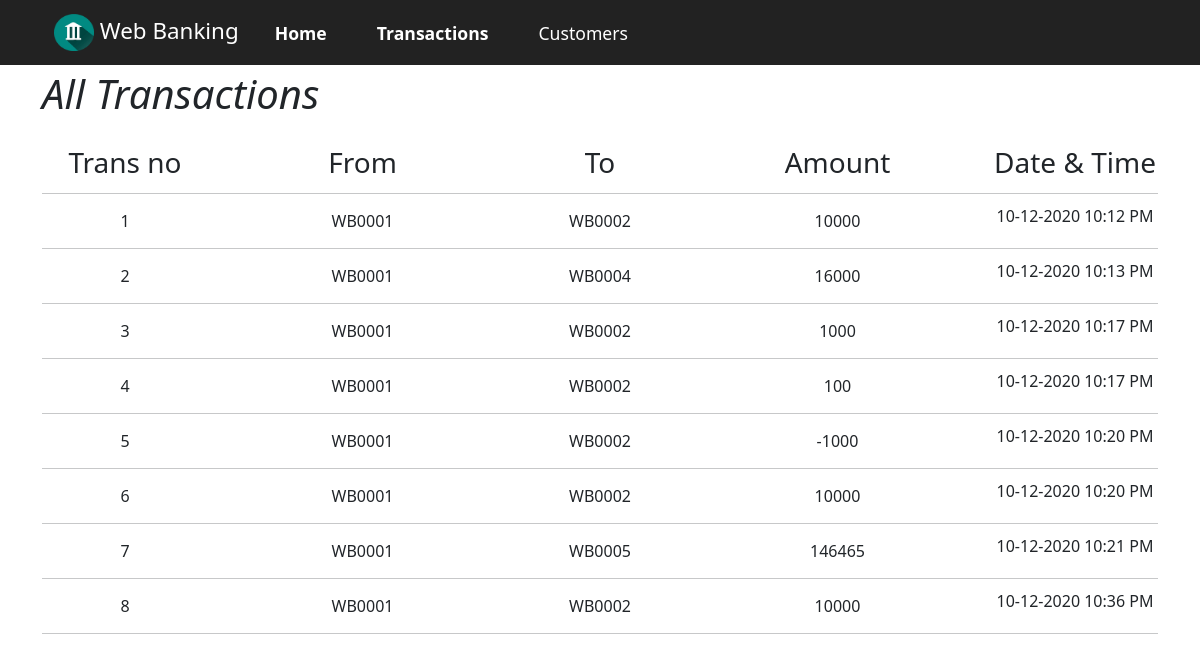
Page /transactions on the committed database.
### app.py (models this page shows)
class transactions(db.Model):
    id = db.Column(db.Integer, primary_key = True)
    fr_acc = db.Column(db.String(6))
    to_acc = db.Column(db.String(6))
    amt = db.Column(db.Integer)
    time = db.Column(db.String(18))
    def __repr__(self):
        return f"{self.id},{self.fr_acc},{self.to_acc},{self.amt},{self.time}"

### app.py (the view)
@app.route("/transactions")
def transaction():
    data = getdata_trans()
    return render_template("alltransactions.html", data = data)

### app.py (called while the page is built)
def getdata_trans():
    db_obj = transactions.query.all()
    trans_list = []
    for i in range (len(db_obj)):
        db_str = str(db_obj[i])
        trans_list.append(db_str.split(","))
        trans_list[i][0] = int(trans_list[i][0])
        trans_list[i][3] = int(trans_list[i][3])
    return trans_list

### templates/alltransactions.html (shortened to what this page needs)
<!DOCTYPE html>
<html lang='en'>
<head>
    <link rel='stylesheet' href='https://stackpath.bootstrapcdn.com/bootstrap/5.0.0-alpha2/css/bootstrap.min.css'>
    <link rel="stylesheet" href="https://cdnjs.cloudflare.com/ajax/libs/font-awesome/4.7.0/css/font-awesome.min.css">
    <link rel='stylesheet' href="{{ url_for('static',filename= 'nav.css')}}">
    <link rel='stylesheet' href="{{ url_for('static',filename= 'alltransactions.css')}}">
</head>
<body>
    <header>
    <div class='container'>
    <nav class='navbar navbar-expand-lg navbar-light'>
        <div class='container-fluid'>
            <a class='navbar-brand' href='index.html'>
                <img src="{{ url_for('static',filename= 'bank_2.png')}}" width="40" height="37" class="d-inline-block align-top" alt="" loading="lazy">
                Web Banking</a>
            <div class='collapse navbar-collapse' id='navbarSupportedContent'>
                <ul class='navbar-nav ml-auto mb-2 mb-lg-0'>
                    <li class='nav-item'>
                    <a class='nav-link height active' aria-current='page' href='http://localhost:5000/'>Home</a>
                    </li>
                    <li class='nav-item'>
                        <a class='nav-link height active' aria-current='page' href='http://localhost:5000/transactions'>Transactions</a>
                    </li>
                    <li class='nav-item'>
                    <a class='nav-link height' href='http://localhost:5000/customers'>Customers</a>
                    </li>
                </ul>
            </div>
        </div>
    </nav>
    </div>
    </header>
    <div class="doc">
        <div class="container">
            <div class="row">
                <div class="col-lg-12">
                    <h1 class="title">All Transactions</h1>
                </div>
                <div class="col-lg-2 h">
                    <h3>Trans no</h3>
                </div>
                <div class="col-lg-3 h">
                    <h3>From</h3>
                </div>
                <div class="col-lg-2 h">
                    <h3>To</h3>
                </div>
                <div class="col-lg-3 h">
                    <h3>Amount</h3>
                </div>
                <div class="col-lg-2 h">
                    <h3>Date & Time</h3>
                </div>
            </div>
            <div class="col-lg-12"><hr class="hrspl"></div>
            {% for i in data %}
            <div class="col-lg-12">
                <div class="input" id="myDropdown">
                    <div class="listofcus">
                        <div class="row">
                            <div class="col-lg-2 l">
                                <p>{{i[0]}}</p>
                            </div>
                            <div class="col-lg-3 l">
                                <p>{{i[1]}}</p>
                            </div>
                            <div class="col-lg-2 l">
                                <p>{{i[2]}}</p>
                            </div>
                            <div class="col-lg-3 l">
                                <p>{{i[3]}}</p>
                            </div>
                            <div class="col-lg-2 lb">
                                <p>{{i[4]}}</p>
                            </div>
                            <div class="col-lg-12">
                                <hr>
                            </div>
                        </div>
                    </div>
                </div>
            </div>
            {% endfor %}
        </div>
    </div>
</body>
</html>

### static/nav.css (style rules this page uses)
header { position: fixed; top: 0; background-color: #222; z-index: 100; width: 100%; transition: 0.5s; }
.navbar { height: 65px; }
.nav-link { color: #fff !important; width: auto; }
.height { padding: 7px 20px !important; margin-top: 2px !important; margin-right: 10px !important; font-size: 1.1rem; border-radius: 20px; }
.active { font-weight: 600; }
.navbar-brand { font-size: 1.4rem; color: #fff !important; }

### static/alltransactions.css (style rules this page uses)
html { scroll-behavior: smooth; }
.doc { min-height: 334px; padding-bottom: 40px; }
.doc .title { text-align: left; font-style: italic; padding-top: 70px; padding-bottom: 20px; }
.doc .h { text-align: center; }
hr { margin: 0 !important; }
.doc .hrspl { margin-top: 5px !important; border-top: 1px solid; }
.doc .l { text-align: center; padding: 15px 0; vertical-align: middle; }
.doc .lb { text-align: center; padding: 10px 0; vertical-align: middle; }
.doc p { margin: 0 !important; }
.input { text-align: center; }

### rows in the picture
transactions: id "1", fr_acc "WB0001", to_acc "WB0002", amt "10000", time "10-12-2020 10:12 PM"
transactions: id "2", fr_acc "WB0001", to_acc "WB0004", amt "16000", time "10-12-2020 10:13 PM"
transactions: id "3", fr_acc "WB0001", to_acc "WB0002", amt "1000", time "10-12-2020 10:17 PM"
transactions: id "4", fr_acc "WB0001", to_acc "WB0002", amt "100", time "10-12-2020 10:17 PM"
transactions: id "5", fr_acc "WB0001", to_acc "WB0002", amt "-1000", time "10-12-2020 10:20 PM"
transactions: id "6", fr_acc "WB0001", to_acc "WB0002", amt "10000", time "10-12-2020 10:20 PM"
transactions: id "7", fr_acc "WB0001", to_acc "WB0005", amt "146465", time "10-12-2020 10:21 PM"
transactions: id "8", fr_acc "WB0001", to_acc "WB0002", amt "10000", time "10-12-2020 10:36 PM"
